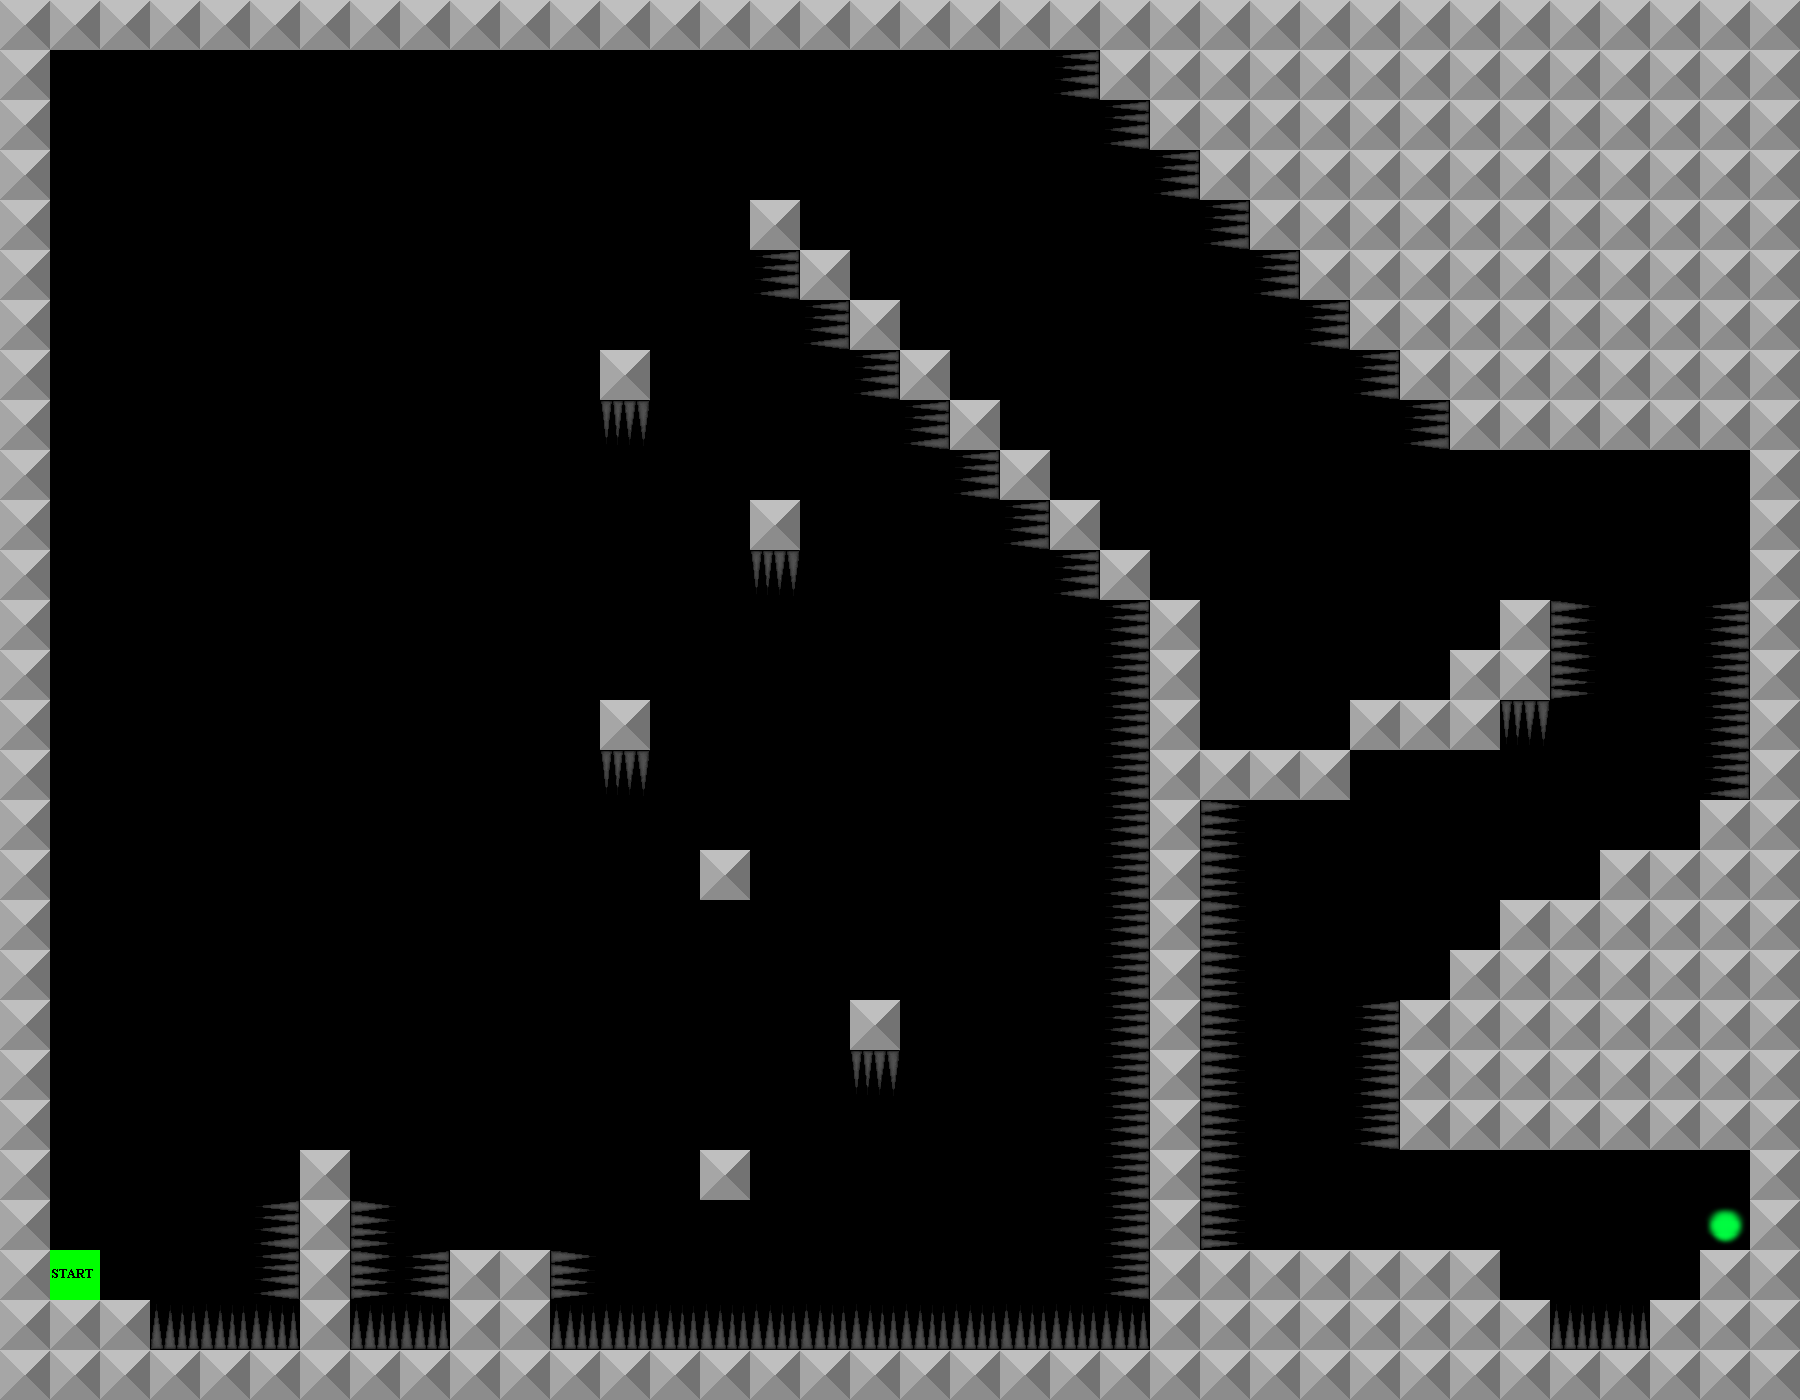

Rendered tile map (Tiled .tmx) drawn with the repository's tilesets; below, a short description and the full map source, tile grids included:
An orthogonal 36x28 tile map with 50x50 px tiles, 3 tile layers (Collision, Border, Start), 4 tilesets.

<map version="1.0" orientation="orthogonal" renderorder="right-down" width="36" height="28" tilewidth="50" tileheight="50">
 <tileset firstgid="1" name="Metal" tilewidth="50" tileheight="50">
  <image source="metal.png" trans="ff0004" width="50" height="50" />
  <tile id="0">
   <properties>
    <property name="collide" value="" />
   </properties>
  </tile>
 </tileset>
 <tileset firstgid="2" name="spikes" tilewidth="50" tileheight="50">
  <image source="spikes_matrix.png" trans="ff0004" width="200" height="50" />
  <tile id="0">
   <properties>
    <property name="deadly" value="" />
   </properties>
  </tile>
  <tile id="1">
   <properties>
    <property name="deadly" value="" />
   </properties>
  </tile>
  <tile id="2">
   <properties>
    <property name="deadly" value="" />
   </properties>
  </tile>
  <tile id="3">
   <properties>
    <property name="deadly" value="" />
   </properties>
  </tile>
 </tileset>
 <tileset firstgid="6" name="end" tilewidth="50" tileheight="50">
  <image source="end.png" trans="ff0004" width="50" height="50" />
  <tile id="0">
   <properties>
    <property name="end" value="" />
   </properties>
  </tile>
 </tileset>
 <tileset firstgid="7" name="start" tilewidth="50" tileheight="50">
  <image source="start.png" trans="ff0004" width="50" height="50" />
  <tile id="0">
   <properties>
    <property name="start" value="" />
   </properties>
  </tile>
 </tileset>
 <layer name="Collision" width="36" height="28">
  <data encoding="csv">
0,0,0,0,0,0,0,0,0,0,0,0,0,0,0,0,0,0,0,0,0,0,0,0,0,0,0,0,0,0,0,0,0,0,0,0,
0,0,0,0,0,0,0,0,0,0,0,0,0,0,0,0,0,0,0,0,0,4,1,1,1,1,1,1,1,1,1,1,1,1,1,0,
0,0,0,0,0,0,0,0,0,0,0,0,0,0,0,0,0,0,0,0,0,0,4,1,1,1,1,1,1,1,1,1,1,1,1,0,
0,0,0,0,0,0,0,0,0,0,0,0,0,0,0,0,0,0,0,0,0,0,0,4,1,1,1,1,1,1,1,1,1,1,1,0,
0,0,0,0,0,0,0,0,0,0,0,0,0,0,0,1,0,0,0,0,0,0,0,0,4,1,1,1,1,1,1,1,1,1,1,0,
0,0,0,0,0,0,0,0,0,0,0,0,0,0,0,4,1,0,0,0,0,0,0,0,0,4,1,1,1,1,1,1,1,1,1,0,
0,0,0,0,0,0,0,0,0,0,0,0,0,0,0,0,4,1,0,0,0,0,0,0,0,0,4,1,1,1,1,1,1,1,1,0,
0,0,0,0,0,0,0,0,0,0,0,0,1,0,0,0,0,4,1,0,0,0,0,0,0,0,0,4,1,1,1,1,1,1,1,1,
0,0,0,0,0,0,0,0,0,0,0,0,3,0,0,0,0,0,4,1,0,0,0,0,0,0,0,0,4,1,1,1,1,1,1,0,
0,0,0,0,0,0,0,0,0,0,0,0,0,0,0,0,0,0,0,4,1,0,0,0,0,0,0,0,0,0,0,0,0,0,0,0,
0,0,0,0,0,0,0,0,0,0,0,0,0,0,0,1,0,0,0,0,4,1,0,0,0,0,0,0,0,0,0,0,0,0,0,0,
0,0,0,0,0,0,0,0,0,0,0,0,0,0,0,3,0,0,0,0,0,4,1,0,0,0,0,0,0,0,0,0,0,0,0,0,
0,0,0,0,0,0,0,0,0,0,0,0,0,0,0,0,0,0,0,0,0,0,4,1,0,0,0,0,0,0,1,5,0,0,4,0,
0,0,0,0,0,0,0,0,0,0,0,0,0,0,0,0,0,0,0,0,0,0,4,1,0,0,0,0,0,1,1,5,0,0,4,0,
0,0,0,0,0,0,0,0,0,0,0,0,1,0,0,0,0,0,0,0,0,0,4,1,0,0,0,1,1,1,3,0,0,0,4,0,
0,0,0,0,0,0,0,0,0,0,0,0,3,0,0,0,0,0,0,0,0,0,4,1,1,1,1,0,0,0,0,0,0,0,4,0,
2,0,0,0,0,0,0,0,0,0,0,0,0,0,0,0,0,0,0,0,0,0,4,1,5,0,0,0,0,0,0,0,0,0,1,0,
0,0,0,0,0,0,0,0,0,0,0,0,0,0,1,0,0,0,0,0,0,0,4,1,5,0,0,0,0,0,0,0,1,1,1,0,
0,0,0,0,0,0,0,0,0,0,0,0,0,0,0,0,0,0,0,0,0,0,4,1,5,0,0,0,0,0,1,1,1,1,1,0,
0,0,0,0,0,0,0,0,0,0,0,0,0,0,0,0,0,0,0,0,0,0,4,1,5,0,0,0,0,1,1,1,1,1,1,0,
0,0,0,0,0,0,0,0,0,0,0,0,0,0,0,0,0,1,0,0,0,0,4,1,5,0,0,4,1,1,1,1,1,1,1,0,
0,0,0,0,0,0,0,0,0,0,0,0,0,0,0,0,0,3,0,0,0,0,4,1,5,0,0,4,1,1,1,1,1,1,1,0,
0,0,0,0,0,0,0,0,0,0,0,0,0,0,0,0,0,0,0,0,0,0,4,1,5,0,0,4,1,1,1,1,1,1,1,0,
0,0,0,0,0,0,1,0,0,0,0,0,0,0,1,0,0,0,0,0,0,0,4,1,5,0,0,0,0,0,0,0,0,0,0,0,
0,0,0,0,0,4,1,5,0,0,0,0,0,0,0,0,0,0,0,0,0,0,4,1,5,0,0,0,0,0,0,0,0,0,6,0,
0,0,0,0,0,4,1,5,4,1,1,5,0,0,0,0,0,0,0,0,0,0,4,1,1,1,1,1,1,1,0,0,0,0,1,0,
0,1,1,2,2,2,1,2,2,1,1,2,2,2,2,2,2,2,2,2,2,2,2,1,1,1,1,1,1,1,1,2,2,1,1,0,
0,0,0,0,0,0,0,0,0,0,0,0,0,0,0,0,0,0,0,0,0,0,0,0,0,0,0,0,0,0,0,0,0,0,0,0
</data>
 </layer>
 <layer name="Border" width="36" height="28">
  <data encoding="csv">
1,1,1,1,1,1,1,1,1,1,1,1,1,1,1,1,1,1,1,1,1,1,1,1,1,1,1,1,1,1,1,1,1,1,1,1,
1,0,0,0,0,0,0,0,0,0,0,0,0,0,0,0,0,0,0,0,0,0,0,0,0,0,0,0,0,0,0,0,0,0,0,1,
1,0,0,0,0,0,0,0,0,0,0,0,0,0,0,0,0,0,0,0,0,0,0,0,0,0,0,0,0,0,0,0,0,0,0,1,
1,0,0,0,0,0,0,0,0,0,0,0,0,0,0,0,0,0,0,0,0,0,0,0,0,0,0,0,0,0,0,0,0,0,0,1,
1,0,0,0,0,0,0,0,0,0,0,0,0,0,0,0,0,0,0,0,0,0,0,0,0,0,0,0,0,0,0,0,0,0,0,1,
1,0,0,0,0,0,0,0,0,0,0,0,0,0,0,0,0,0,0,0,0,0,0,0,0,0,0,0,0,0,0,0,0,0,0,1,
1,0,0,0,0,0,0,0,0,0,0,0,0,0,0,0,0,0,0,0,0,0,0,0,0,0,0,0,0,0,0,0,0,0,0,1,
1,0,0,0,0,0,0,0,0,0,0,0,0,0,0,0,0,0,0,0,0,0,0,0,0,0,0,0,0,0,0,0,0,0,0,1,
1,0,0,0,0,0,0,0,0,0,0,0,0,0,0,0,0,0,0,0,0,0,0,0,0,0,0,0,0,0,0,0,0,0,0,1,
1,0,0,0,0,0,0,0,0,0,0,0,0,0,0,0,0,0,0,0,0,0,0,0,0,0,0,0,0,0,0,0,0,0,0,1,
1,0,0,0,0,0,0,0,0,0,0,0,0,0,0,0,0,0,0,0,0,0,0,0,0,0,0,0,0,0,0,0,0,0,0,1,
1,0,0,0,0,0,0,0,0,0,0,0,0,0,0,0,0,0,0,0,0,0,0,0,0,0,0,0,0,0,0,0,0,0,0,1,
1,0,0,0,0,0,0,0,0,0,0,0,0,0,0,0,0,0,0,0,0,0,0,0,0,0,0,0,0,0,0,0,0,0,0,1,
1,0,0,0,0,0,0,0,0,0,0,0,0,0,0,0,0,0,0,0,0,0,0,0,0,0,0,0,0,0,0,0,0,0,0,1,
1,0,0,0,0,0,0,0,0,0,0,0,0,0,0,0,0,0,0,0,0,0,0,0,0,0,0,0,0,0,0,0,0,0,0,1,
1,0,0,0,0,0,0,0,0,0,0,0,0,0,0,0,0,0,0,0,0,0,0,0,0,0,0,0,0,0,0,0,0,0,0,1,
1,0,0,0,0,0,0,0,0,0,0,0,0,0,0,0,0,0,0,0,0,0,0,0,0,0,0,0,0,0,0,0,0,0,0,1,
1,0,0,0,0,0,0,0,0,0,0,0,0,0,0,0,0,0,0,0,0,0,0,0,0,0,0,0,0,0,0,0,0,0,0,1,
1,0,0,0,0,0,0,0,0,0,0,0,0,0,0,0,0,0,0,0,0,0,0,0,0,0,0,0,0,0,0,0,0,0,0,1,
1,0,0,0,0,0,0,0,0,0,0,0,0,0,0,0,0,0,0,0,0,0,0,0,0,0,0,0,0,0,0,0,0,0,0,1,
1,0,0,0,0,0,0,0,0,0,0,0,0,0,0,0,0,0,0,0,0,0,0,0,0,0,0,0,0,0,0,0,0,0,0,1,
1,0,0,0,0,0,0,0,0,0,0,0,0,0,0,0,0,0,0,0,0,0,0,0,0,0,0,0,0,0,0,0,0,0,0,1,
1,0,0,0,0,0,0,0,0,0,0,0,0,0,0,0,0,0,0,0,0,0,0,0,0,0,0,0,0,0,0,0,0,0,0,1,
1,0,0,0,0,0,0,0,0,0,0,0,0,0,0,0,0,0,0,0,0,0,0,0,0,0,0,0,0,0,0,0,0,0,0,1,
1,0,0,0,0,0,0,0,0,0,0,0,0,0,0,0,0,0,0,0,0,0,0,0,0,0,0,0,0,0,0,0,0,0,0,1,
1,0,0,0,0,0,0,0,0,0,0,0,0,0,0,0,0,0,0,0,0,0,0,0,0,0,0,0,0,0,0,0,0,0,0,1,
1,0,0,0,0,0,0,0,0,0,0,0,0,0,0,0,0,0,0,0,0,0,0,0,0,0,0,0,0,0,0,0,0,0,0,1,
1,1,1,1,1,1,1,1,1,1,1,1,1,1,1,1,1,1,1,1,1,1,1,1,1,1,1,1,1,1,1,1,1,1,1,1
</data>
 </layer>
 <layer name="Start" width="36" height="28">
  <data encoding="csv">
0,0,0,0,0,0,0,0,0,0,0,0,0,0,0,0,0,0,0,0,0,0,0,0,0,0,0,0,0,0,0,0,0,0,0,0,
0,0,0,0,0,0,0,0,0,0,0,0,0,0,0,0,0,0,0,0,0,0,0,0,0,0,0,0,0,0,0,0,0,0,0,0,
0,0,0,0,0,0,0,0,0,0,0,0,0,0,0,0,0,0,0,0,0,0,0,0,0,0,0,0,0,0,0,0,0,0,0,0,
0,0,0,0,0,0,0,0,0,0,0,0,0,0,0,0,0,0,0,0,0,0,0,0,0,0,0,0,0,0,0,0,0,0,0,0,
0,0,0,0,0,0,0,0,0,0,0,0,0,0,0,0,0,0,0,0,0,0,0,0,0,0,0,0,0,0,0,0,0,0,0,0,
0,0,0,0,0,0,0,0,0,0,0,0,0,0,0,0,0,0,0,0,0,0,0,0,0,0,0,0,0,0,0,0,0,0,0,0,
0,0,0,0,0,0,0,0,0,0,0,0,0,0,0,0,0,0,0,0,0,0,0,0,0,0,0,0,0,0,0,0,0,0,0,0,
0,0,0,0,0,0,0,0,0,0,0,0,0,0,0,0,0,0,0,0,0,0,0,0,0,0,0,0,0,0,0,0,0,0,0,0,
0,0,0,0,0,0,0,0,0,0,0,0,0,0,0,0,0,0,0,0,0,0,0,0,0,0,0,0,0,0,0,0,0,0,0,0,
0,0,0,0,0,0,0,0,0,0,0,0,0,0,0,0,0,0,0,0,0,0,0,0,0,0,0,0,0,0,0,0,0,0,0,0,
0,0,0,0,0,0,0,0,0,0,0,0,0,0,0,0,0,0,0,0,0,0,0,0,0,0,0,0,0,0,0,0,0,0,0,0,
0,0,0,0,0,0,0,0,0,0,0,0,0,0,0,0,0,0,0,0,0,0,0,0,0,0,0,0,0,0,0,0,0,0,0,0,
0,0,0,0,0,0,0,0,0,0,0,0,0,0,0,0,0,0,0,0,0,0,0,0,0,0,0,0,0,0,0,0,0,0,0,0,
0,0,0,0,0,0,0,0,0,0,0,0,0,0,0,0,0,0,0,0,0,0,0,0,0,0,0,0,0,0,0,0,0,0,0,0,
0,0,0,0,0,0,0,0,0,0,0,0,0,0,0,0,0,0,0,0,0,0,0,0,0,0,0,0,0,0,0,0,0,0,0,0,
0,0,0,0,0,0,0,0,0,0,0,0,0,0,0,0,0,0,0,0,0,0,0,0,0,0,0,0,0,0,0,0,0,0,0,0,
0,0,0,0,0,0,0,0,0,0,0,0,0,0,0,0,0,0,0,0,0,0,0,0,0,0,0,0,0,0,0,0,0,0,0,0,
0,0,0,0,0,0,0,0,0,0,0,0,0,0,0,0,0,0,0,0,0,0,0,0,0,0,0,0,0,0,0,0,0,0,0,0,
0,0,0,0,0,0,0,0,0,0,0,0,0,0,0,0,0,0,0,0,0,0,0,0,0,0,0,0,0,0,0,0,0,0,0,0,
0,0,0,0,0,0,0,0,0,0,0,0,0,0,0,0,0,0,0,0,0,0,0,0,0,0,0,0,0,0,0,0,0,0,0,0,
0,0,0,0,0,0,0,0,0,0,0,0,0,0,0,0,0,0,0,0,0,0,0,0,0,0,0,0,0,0,0,0,0,0,0,0,
0,0,0,0,0,0,0,0,0,0,0,0,0,0,0,0,0,0,0,0,0,0,0,0,0,0,0,0,0,0,0,0,0,0,0,0,
0,0,0,0,0,0,0,0,0,0,0,0,0,0,0,0,0,0,0,0,0,0,0,0,0,0,0,0,0,0,0,0,0,0,0,0,
0,0,0,0,0,0,0,0,0,0,0,0,0,0,0,0,0,0,0,0,0,0,0,0,0,0,0,0,0,0,0,0,0,0,0,0,
0,0,0,0,0,0,0,0,0,0,0,0,0,0,0,0,0,0,0,0,0,0,0,0,0,0,0,0,0,0,0,0,0,0,0,0,
0,7,0,0,0,0,0,0,0,0,0,0,0,0,0,0,0,0,0,0,0,0,0,0,0,0,0,0,0,0,0,0,0,0,0,0,
0,0,0,0,0,0,0,0,0,0,0,0,0,0,0,0,0,0,0,0,0,0,0,0,0,0,0,0,0,0,0,0,0,0,0,0,
0,0,0,0,0,0,0,0,0,0,0,0,0,0,0,0,0,0,0,0,0,0,0,0,0,0,0,0,0,0,0,0,0,0,0,0
</data>
 </layer>
</map>
